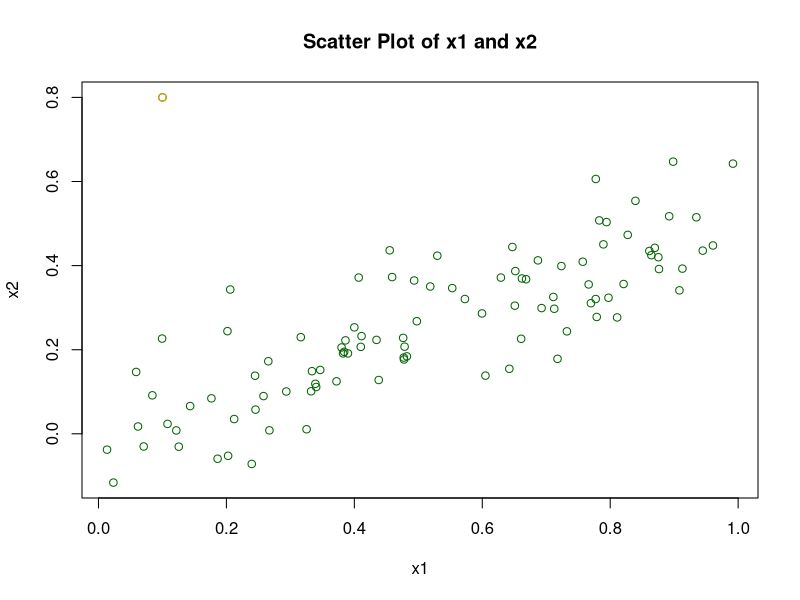

The R script that drew this image:
# ===== ===== ===== ===== ===== ===== ===== ===== ===== 
# Problem 2: Exercise 14 
# ===== ===== ===== ===== ===== ===== ===== ===== ===== 

rm(list = ls())

# ----- ----- ----- ----- ----- ----- 
# Part a-b
# ----- ----- ----- ----- ----- ----- 

set.seed(1)
x1 <- runif(100)
x2 <- 0.5 * x1 + rnorm(100) / 10
y <- 2 + 2 * x1 + 0.3 * x2 + rnorm(100)

x1 <- c(x1, 0.1)
x2 <- c(x2, 0.8)
y <- c(y, 6)

cor(x1, x2)

plot(x1, x2,  
     type = "p", col = "darkgreen",
     main = "Scatter Plot of x1 and x2")
points(0.1, 0.8,
       type = "p", col = "orange", pch = 21)


# ----- ----- ----- ----- ----- ----- 
# Part c
# ----- ----- ----- ----- ----- ----- 

lm.fit <- lm(y ~ x1 + x2)
lm.fit$coefficients - c(2, 2, 0.3)
summary(lm.fit)

# ----- ----- ----- ----- ----- ----- 
# Part d
# ----- ----- ----- ----- ----- ----- 

lm.fit <- lm(y ~ x1)
lm.fit$coefficients - c(2,2)
summary(lm.fit)


# ----- ----- ----- ----- ----- ----- 
# Part e
# ----- ----- ----- ----- ----- ----- 

lm.fit <- lm(y ~ x2)
lm.fit$coefficients - c(2, 0.3)
summary(lm.fit)

